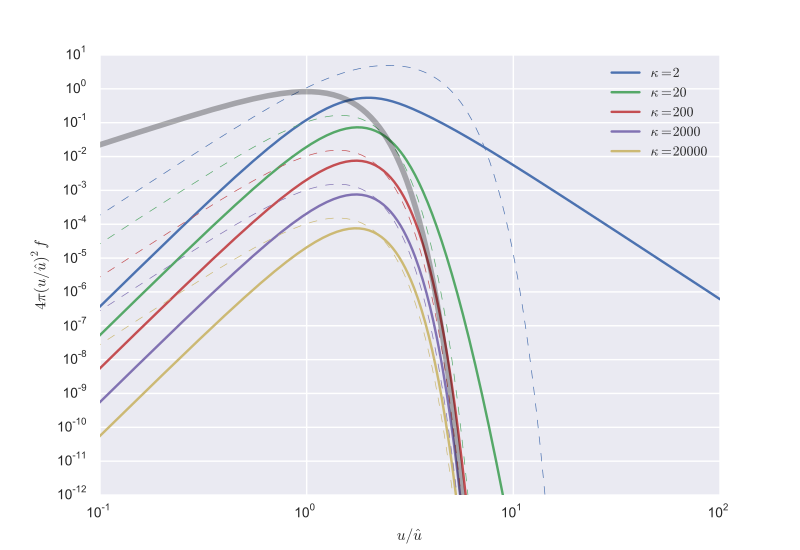

Python code for this plot:
from __future__ import print_function
import sys
from scipy.special import gamma, gammaln
import numpy as np
from numpy import exp, sqrt, pi
from matplotlib import pyplot as plt
import seaborn as sns

def A_kappa(kappa):
    if kappa < 100.0:
        gfactor = gamma(kappa+1)/gamma(kappa-0.5)
    else:
        # Avoid gamma function blowing up for large kappa
        gfactor = exp(gammaln(kappa+1) - gammaln(kappa-0.5))
    return gfactor/(kappa-1.5)**1.5


def f_M(x):
    '''Maxwellian phase-space density'''
    return exp(-x**2)/sqrt(pi**3)


def f_K(x, kappa):
    '''Kappa phase-space density'''
    return A_kappa(kappa) / sqrt(pi**3) / (1 + x**2/(kappa - 1.5))**(kappa + 1)


def x_K(x, kappa):
    return x/sqrt((1.0 + kappa)/(kappa - 1.5))


def f_Kcore(x, kappa):
    '''Kappa phase-space density, but with core fitted to Maxwellian'''
    return 1.0 / sqrt(pi**3) / (1 + x_K(x, kappa)**2/(kappa - 1.5))**(kappa + 1)


def f_MM(x, kappa):
    '''Maxwellian phase space density, but with same energy as f_Kcore'''
    return f_M(x_K(x, kappa))#*A_kappa(kappa)


def relative_difference(x, kappa):
    '''Relative to kappa difference between kappa and Maxwellian'''
    return (f_K(x, kappa) - f_M(x))/f_K(x, kappa)


def relative_difference_M(x, kappa):
    '''Relative to Maxwellian difference between kappa and Maxwellian'''
    return (f_K(x, kappa) - f_M(x))/f_M(x)


def fokker_planck_kappa(x, kappa):
    '''Multiply by f_K to get df/dt for e-e collisions'''
    top = 4*(kappa + 1)*(3.5 - x**2)
    bottom = x*(x**2 + kappa - 1.5)
    return top/bottom


def timescale_FP(x, kappa):
    '''Time for relaxation from kappa -> maxwell'''
    return -relative_difference(x, kappa)/fokker_planck_kappa(x, kappa)


fig, ax = plt.subplots(1, 1)
x = np.linspace(0.0, 100.0, 2000)
kappas = 2.0, 20.0, 200.0, 2000.0, 20000.0
for kappa in kappas:
    ax.plot(x, 4*pi*x**2*(f_Kcore(x, kappa) - f_M(x)),
            label=r'$\kappa = {:.0f}$'.format(kappa))
ax.set_color_cycle(None)
for kappa in kappas:
    ax.plot(x, 4*pi*x**2*(f_MM(x, kappa) - f_M(x)), '--', lw=0.5)
ax.plot(x, 4*pi*x**2*f_M(x), lw=4, color='k', alpha=0.3)
# ax.set_yscale('symlog', linthreshy=0.001, linscaley=0.1)
ax.set_xlim(0.1, 100.0)
ax.set_ylim(1e-12, 10.0)
ax.set_yscale('log')
ax.set_xscale('log')
ax.set_xlabel('$u / \hat{u}$')
ax.set_ylabel('$4\pi (u / \hat{u})^{2} f$')
ax.legend()
figfile = sys.argv[0].replace('.py', '.pdf')
fig.savefig(figfile)
print(figfile)
